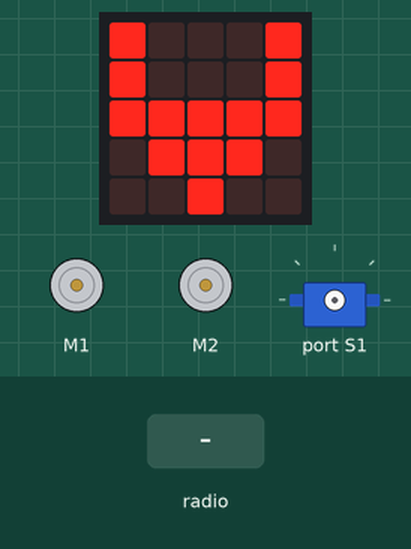
Recording of a program running on a simulated BBC micro:bit (MakeCode). Shown: the board's 5×5 LED display, 2 × DC motor (green arrow = forward, orange = backward, longer = faster), servo. The test bench sets the inputs (shaded band).

Above: at 1.8 s.
1.9 s: radio message "0" arrives
3.4 s: radio message "1" arrives
At 3.8 s:
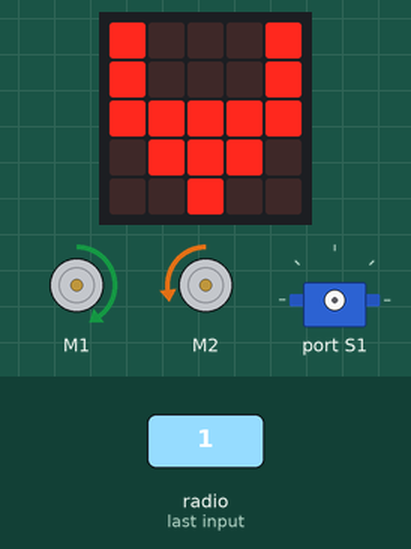
4.9 s: radio message "2" arrives
At 6.1 s:
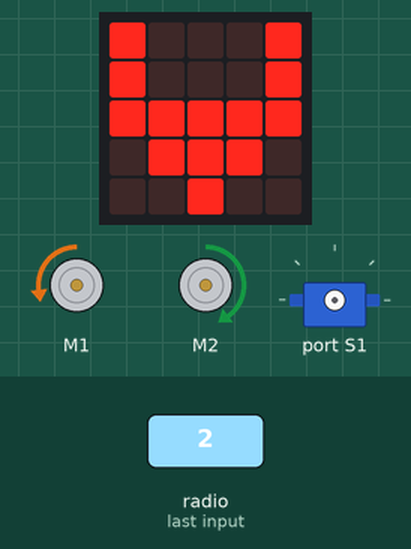
6.4 s: radio message "3" arrives
At 7.2 s:
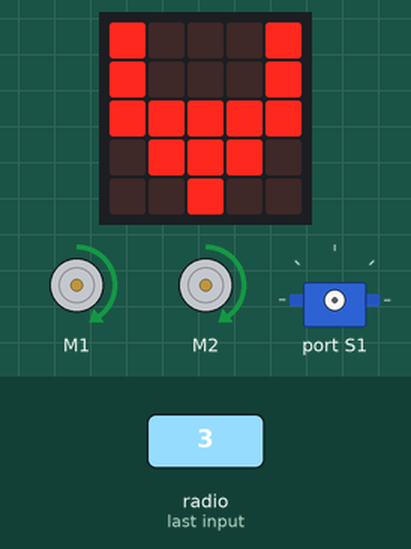
7.9 s: radio message "4" arrives
At 8.4 s:
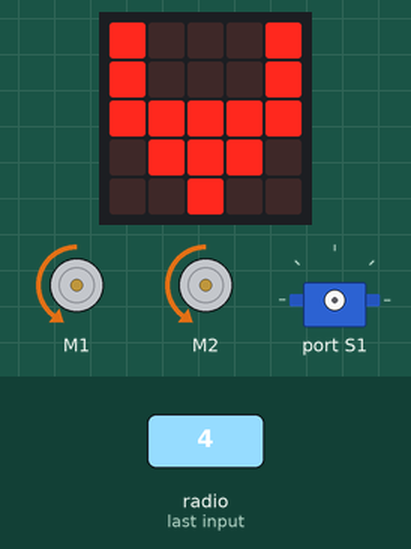
9.4 s: radio message "5" arrives
Timing chart, 0 to 11.9 s (numbered marks = the images above; inputs shaded):
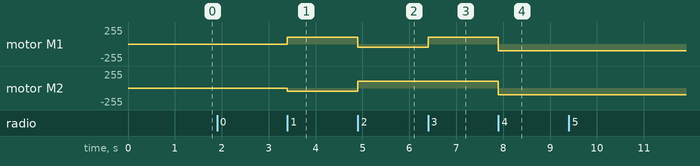

Measured:
- after the input at 3.4 s, motor M1: stopped → forward 100/255 at once; motor M2: stopped → backward 50/255 at once
- after the input at 4.9 s, motor M1: forward 100/255 → backward 50/255 at once; motor M2: backward 50/255 → forward 100/255 at once
- after the input at 6.4 s, motor M1: backward 50/255 → forward 100/255 at once
- after the input at 7.9 s, motor M1, motor M2: forward 100/255 → backward 100/255 at once

The program:

main.ts
```typescript
radio.onReceivedNumber(function (receivedNumber) {
    if (receivedNumber == 0) {
        maqueen.motorStop(maqueen.Motors.All)
    } else if (receivedNumber == 1) {
        maqueen.motorRun(maqueen.Motors.M1, maqueen.Dir.CW, 100)
        maqueen.motorRun(maqueen.Motors.M2, maqueen.Dir.CCW, 50)
    } else if (receivedNumber == 2) {
        maqueen.motorRun(maqueen.Motors.M2, maqueen.Dir.CW, 100)
        maqueen.motorRun(maqueen.Motors.M1, maqueen.Dir.CCW, 50)
    } else if (receivedNumber == 3) {
        maqueen.motorRun(maqueen.Motors.All, maqueen.Dir.CW, 100)
    } else if (receivedNumber == 4) {
        maqueen.motorRun(maqueen.Motors.All, maqueen.Dir.CCW, 100)
    } else if (receivedNumber == 5) {
        maqueen.servoRun(maqueen.Servos.S1, 0)
    } else if (receivedNumber == 6) {
        maqueen.servoRun(maqueen.Servos.S1, 180)
    }
})
radio.setGroup(1)
basic.showIcon(IconNames.Cow)
```

test.ts
```typescript
// les tests vont ici ; cela ne sera pas compilé si ce paquet est utilisé en tant qu'extension.
```
